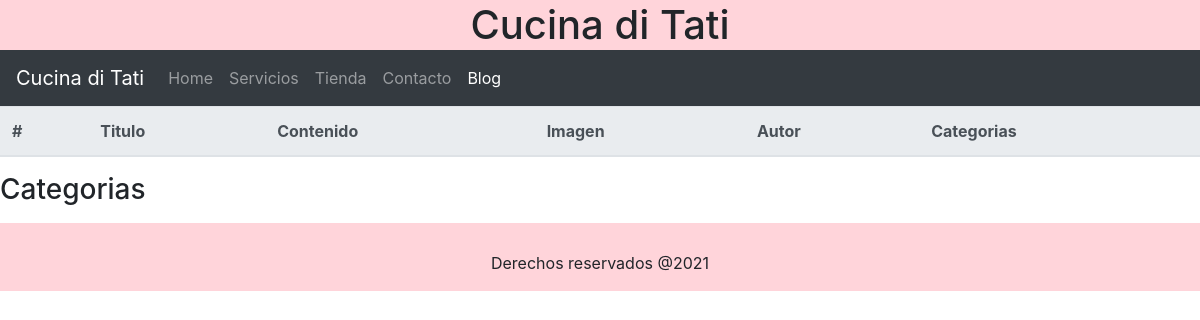
The page /blog/ on the database as committed earlier.
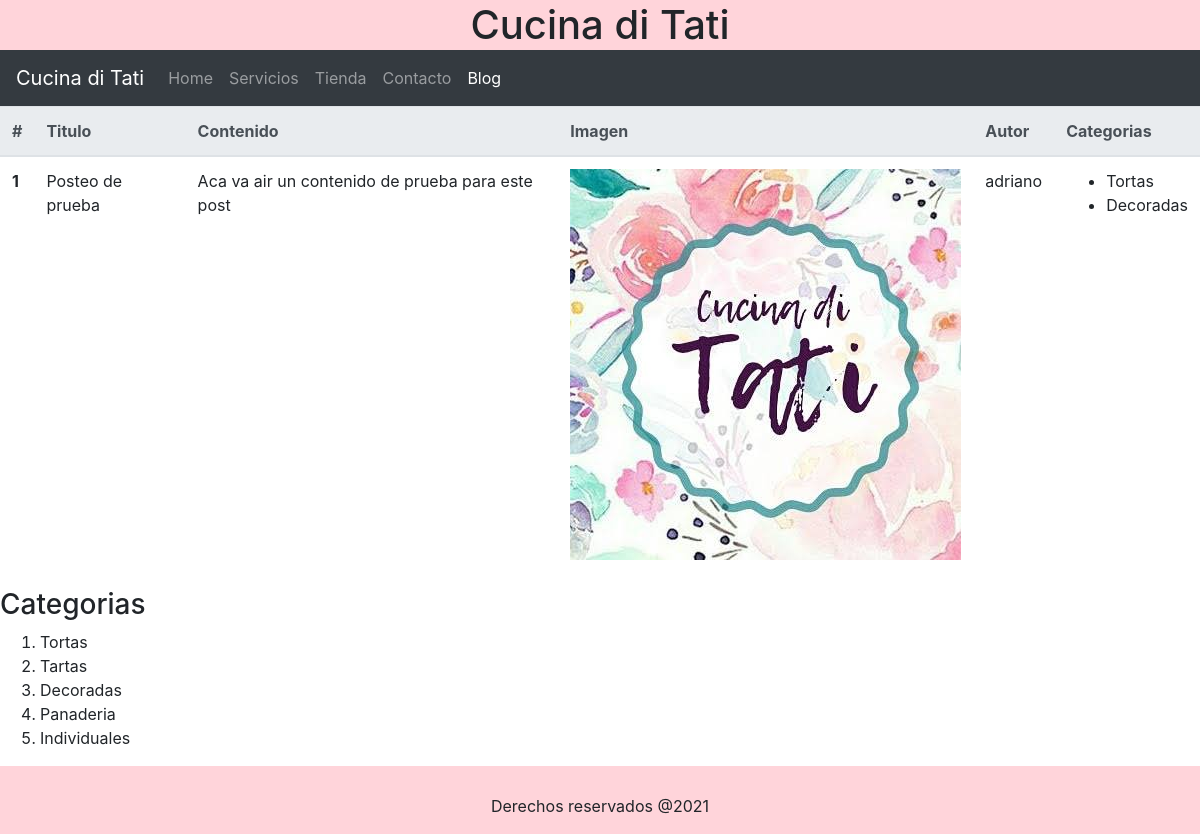
The same page on the database as committed later.
### blog/models.py (models this page shows, shortened)
class Post(models.Model):
    titulo = models.CharField(max_length=50)
    contenido = models.CharField(max_length=50)
    imagen = models.ImageField(upload_to='blog', null=True, blank=True)
    autor = models.ForeignKey(User, on_delete=models.CASCADE)
    categorias = models.ManyToManyField(Categoria)
    created = models.DateTimeField(auto_now_add=True)
    updated = models.DateTimeField(auto_now_add=True)
    class Meta:
        verbose_name = 'post'
        verbose_name_plural = 'posteos'

class Categoria(models.Model):
    nombre = models.CharField(max_length=50)
    created = models.DateTimeField(auto_now_add=True)
    updated = models.DateTimeField(auto_now_add=True)
    class Meta:
        verbose_name = 'categoria'
        verbose_name_plural = 'categorias'

### blog/views.py (the view)
# urls.py: path('', views.blog, name='blog'),
def blog(request):
    posteos = Post.objects.all()
    categorias = Categoria.objects.all()
    return render(request, 'blog/blog.html', {'posteos': posteos, 'categorias': categorias})

### blog/templates/blog/blog.html
{% extends 'cucinaDiTatiApp/base.html' %}
{% load static %}
{% block content %}
<table class="table">
    <thead class="thead-light">
        <tr>
            <th scope="col">#</th>
            <th scope="col">Titulo</th>
            <th scope="col">Contenido</th>
            <th scope="col">Imagen</th>
            <th scope="col">Autor</th>
            <th scope="col">Categorias</th>
        </tr>
    </thead>
    <tbody>
        {% for post in posteos %}
        <tr>
            <th scope="row">{{post.id}}</th>
            <td>{{post.titulo}}</td>
            <td>{{post.contenido}}</td>
            <td>
                {% if not post.imagen %}
                <p>Post sin imagen</p>
                {% else %}
                <img src="{{post.imagen.url}}" alt="{{post.titulo}}">
                {% endif %}
            </td>
            <td>{{post.autor}}</td>
            <td>
                <ul>
                    {% for categoria in post.categorias.all %}
                    <li>{{categoria.nombre}}</li>
                    {% endfor %}
                </ul>
            </td>
        </tr>
        {% endfor %}
    </tbody>
</table>
<h3>Categorias</h3>
<ol>
    {% for categoria in categorias%}
    <li>{{categoria.nombre}}</li>
    {% endfor %}
</ol>
{% endblock %}

Rows that differ between the two databases and show on the page:
added Post: id "1", titulo "Posteo de prueba", contenido "Aca va air un contenido de prueba para este post", imagen (picture), autor "adriano"
added Categoria: nombre "Tortas"
added Categoria: nombre "Decoradas"
added Categoria: nombre "Tartas", shown under "Categorias"
added Categoria: nombre "Panaderia", shown under "Categorias"
added Categoria: nombre "Individuales", shown under "Categorias"
